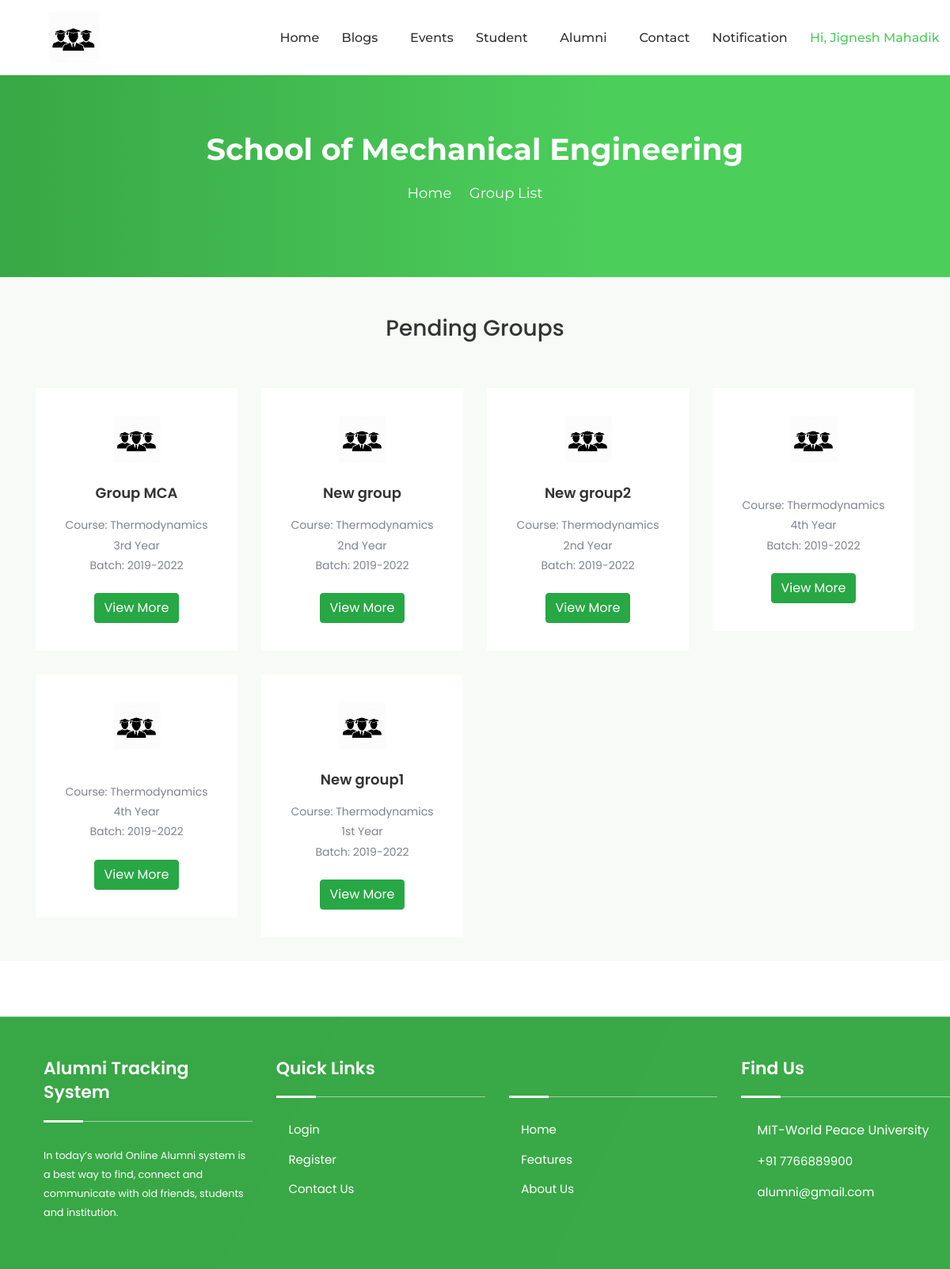
Screenshot of /group_request.php (signed in) with the database file from the repository.
### tables this page shows
CREATE TABLE `tbldepartment` (
  `Deptid` int(11) NOT NULL,
  `DeptName` varchar(100) NOT NULL
);

CREATE TABLE `tblstudentgroup` (
  `Sgid` int(11) NOT NULL,
  `Sgname` varchar(100) NOT NULL,
  `Courseid` int(11) NOT NULL,
  `Deptid` int(11) NOT NULL,
  `Sgyear` tinyint(4) NOT NULL,
  `Uid` int(11) NOT NULL,
  `IsAccepted` tinyint(4) NOT NULL,
  `IsActive` tinyint(4) NOT NULL
);

CREATE TABLE `tblcourse` (
  `Courseid` int(11) NOT NULL,
  `CourseName` varchar(100) NOT NULL,
  `Deptid` int(11) NOT NULL
);

CREATE TABLE `tblregister` (
  `Uid` int(11) NOT NULL,
  `PrnEmpno` int(11) NOT NULL,
  `Fname` varchar(100) NOT NULL,
  `Lname` varchar(100) NOT NULL,
  `Email` varchar(100) NOT NULL,
  `Password` varchar(100) NOT NULL,
  `Gender` varchar(100) NOT NULL,
  `Dob` date NOT NULL,
  `Phone` bigint(20) NOT NULL,
  `Usertype` varchar(100) NOT NULL,
  `JoinYear` year(4) NOT NULL,
  `PassYear` year(4) NOT NULL,
  `Cousreid` int(11) DEFAULT NULL,
  `Deptid` int(11) DEFAULT NULL,
  `Desigid` int(11) DEFAULT NULL,
  `About` text DEFAULT NULL,
  `IsActive` tinyint(7) NOT NULL,
  `ProfilePic` varchar(100) DEFAULT NULL
);

### group_request.php (the view, shortened to what this page needs)
<?php
    include_once("DbConnection.php");
?>
<!DOCTYPE html>
<html lang="zxx">
    <head>
        <?php include_once('cssLinks.php');?>
    </head>
    <body>
        <?php
            if($_SESSION['Type']=="Student")
            {
                include_once('headerStudent.php');
            }
            else if($_SESSION['Type']=="Alumni")
            {
                include_once('headerAlumni.php');
            }
            else if($_SESSION['Type']=="Staff")
            {
                include_once('headerHod.php');
            }
        ?>
        <div class="page-title-area" style= "height:350px;">
            <div class="d-table">
                <div class="d-table-cell">
                    <div class="container">
                        <div class="page-title-text">
                            <?php
                                $seldept="SELECT * FROM tblregister WHERE Uid='".$_SESSION['UserID']."' ";
                                $result_dept=mysqli_query($con,$seldept) or die(mysqli_error($con));
                                $rowdept=mysqli_fetch_array($result_dept);
                                if(mysqli_num_rows($result_dept)==1)
                                {
                                    $seldeptname="SELECT * FROM tbldepartment WHERE Deptid='".$rowdept['Deptid']."' ";
                                    $result=mysqli_query($con,$seldeptname) or die(mysqli_error($con));
                                    $row=mysqli_fetch_array($result);
                                    if(mysqli_num_rows($result)>0)
                                    {
                            ?>
                                        <h2><?php echo $row['DeptName'];?></h2>
                            <?php
                                    }
                                }
                            ?>
                            <ul>
                                <li>
                                    <a href="homepage.php">Home</a>
                                </li>
                                <li>
                                    <i class="icofont-simple-right"></i>
                                </li>
                                <li>Group List</li>
                            </ul>
                        </div>
                    </div>
                </div>
            </div>
        </div>
        <section class="companies-area companies-area-two pt-100" style="padding-bottom:0px; padding-top: 45px;">
            <div class="subscribe-item">
                <center><h3>Pending Groups</h3></center>
            </div>
            <br><br>
            <div class="container">
                <div class="row">
                    <?php
                        $groupdata="SELECT * FROM tblstudentgroup WHERE IsAccepted=0 AND IsActive=1 AND Deptid='".$rowdept['Deptid']."' ";
                        $result_groupdata=mysqli_query($con,$groupdata) or die(mysqli_error($con));
                        while($rowgroupdata=mysqli_fetch_array($result_groupdata))
                        {
                            $selcoursename="SELECT * FROM tblcourse WHERE Courseid='".$rowgroupdata['Courseid']."' ";
                            $resultcourse=mysqli_query($con,$selcoursename) or die(mysqli_error($con));
                            $rowcourse=mysqli_fetch_array($resultcourse);
                            if(mysqli_num_rows($resultcourse)>0)
                            {
                    ?>
                                <div class="col-sm-6 col-lg-3">
                                    <div class="companies-item wow fadeInUp">
                                        <img src="assets/logo.png" alt="Group">
                                        <h3><a href="#"><?php echo $rowgroupdata['Sgname']; ?></a></h3>
                                        <p>
                                            Course: <?php echo $rowcourse['CourseName']; ?><br>
                                            <?php
                                                if($rowgroupdata['Sgyear']==1)
                                                {
                                                    echo "1st Year";
                                                }
                                                elseif ($rowgroupdata['Sgyear']==2)
                                                {
                                                    echo "2nd Year";
                                                }
                                                elseif ($rowgroupdata['Sgyear']==3)
                                                {
                                                    echo "3rd Year";
                                                }
                                                else
                                                {
                                                    echo "4th Year";
                                                }
                                                $selbatch="SELECT * FROM tblregister WHERE Uid='".$rowgroupdata['Uid']."' ";
                                                $resultbatch=mysqli_query($con,$selbatch) or die(mysqli_error($con));
                                                $rowbatch=mysqli_fetch_array($resultbatch);
                                                if(mysqli_num_rows($resultbatch)>0)
                                                {
                                            ?>
                                                   <br>
                                                   Batch:
                                            <?php
                                                    echo $rowbatch['JoinYear']."-".$rowbatch['PassYear'];
                                                }
                                            ?>
                                        </p>
                                        <a class="btn btn-success" href="#">View More</a>
                                    </div>
                                </div>
                    <?php
                            }
                        }
                    ?>
                </div>
            </div>
        </section>
        <?php include_once('footer.php');?>
    </body>
</html>

### assets/css/meanmenu.css (style rules this page uses)
body { font-family: "Oswald", sans-serif; padding: 0; margin: 0; font-size: 15px; background-color: #f1f1f1; }

### rows the page displays
tbldepartment: DeptName "School of Mechanical Engineering"
tblstudentgroup: Sgname "Group MCA", Courseid.CourseName "Thermodynamics", Sgyear "3rd Year", Uid.JoinYear "2019", Uid.PassYear "2022"
tblstudentgroup: Sgname "New group", Courseid.CourseName "Thermodynamics", Sgyear "2nd Year", Uid.JoinYear "2019", Uid.PassYear "2022"
tblstudentgroup: Sgname "New group2", Courseid.CourseName "Thermodynamics", Sgyear "2nd Year", Uid.JoinYear "2019", Uid.PassYear "2022"
tblstudentgroup: Courseid.CourseName "Thermodynamics", Sgyear "4th Year", Uid.JoinYear "2019", Uid.PassYear "2022"
tblstudentgroup: Courseid.CourseName "Thermodynamics", Sgyear "4th Year", Uid.JoinYear "2019", Uid.PassYear "2022"
tblstudentgroup: Sgname "New group1", Courseid.CourseName "Thermodynamics", Sgyear "1st Year", Uid.JoinYear "2019", Uid.PassYear "2022"

### other values shown
$_SESSION['Firstname'] "Jignesh"
$_SESSION['Lastname'] "Mahadik"
